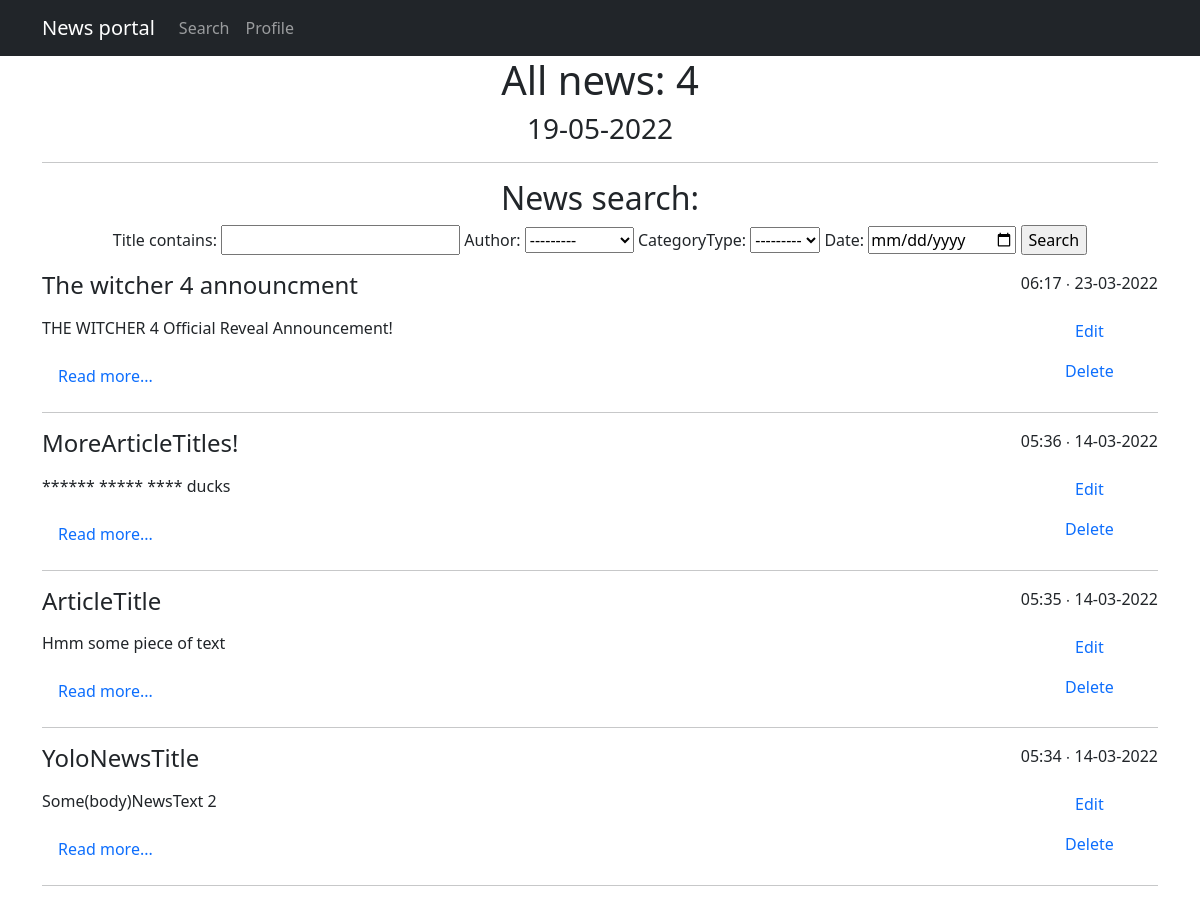
The page /news/search/ on the database as committed earlier.
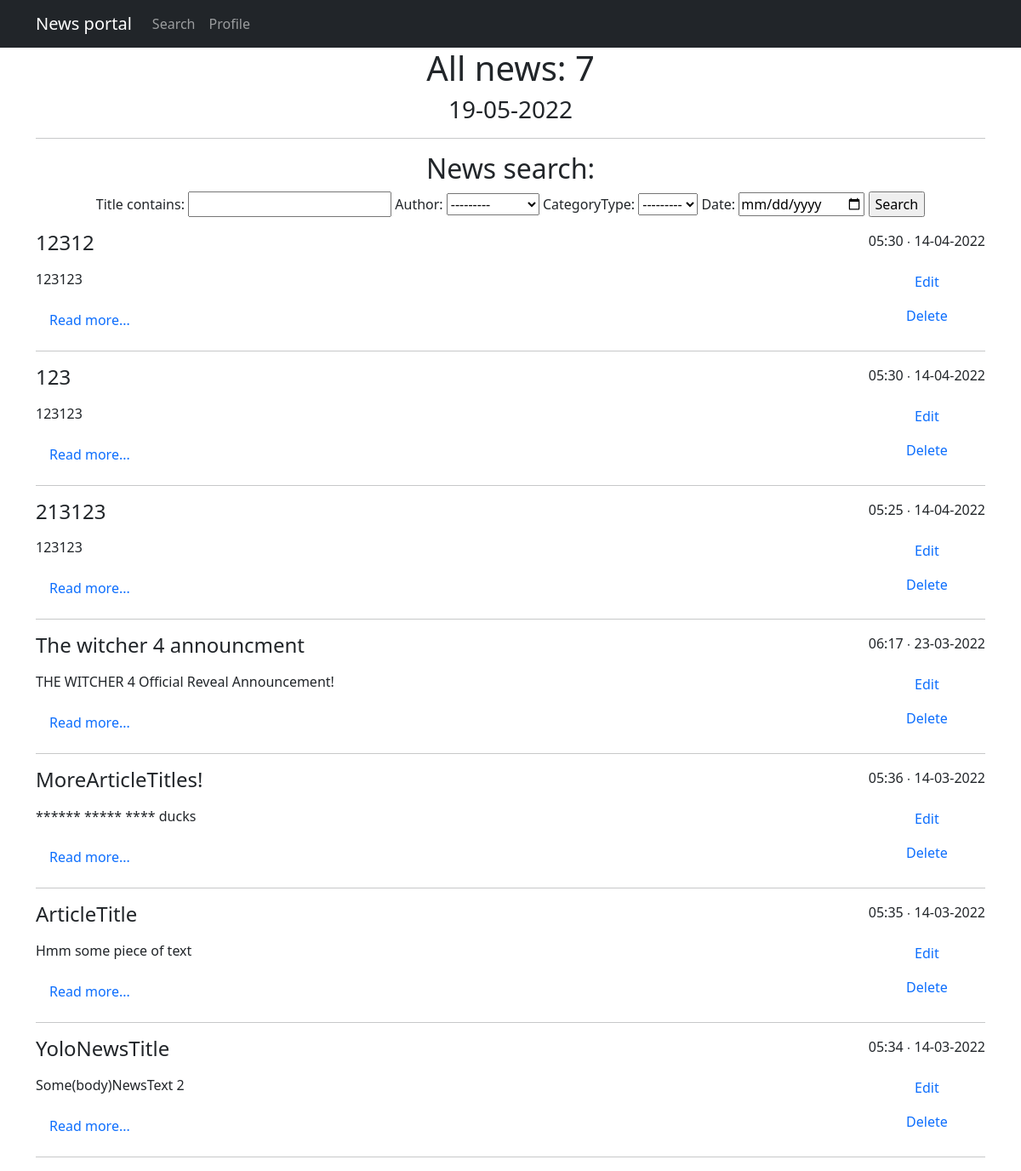
The same page on the database as committed later.
### news/models.py (models this page shows, shortened)
class Post(models.Model):
    author = models.ForeignKey(Author, on_delete = models.CASCADE)
    NEWS = 'NW'
    ARTICLE = 'AR'
    CATEGORY_CHOICES = (
        (NEWS, 'News'),
        (ARTICLE, 'Article')
    )
    categoryType = models.CharField(max_length = 2, choices = CATEGORY_CHOICES, default = ARTICLE)
    dateCreation = models.DateTimeField(auto_now_add = True)
    postCategory = models.ManyToManyField(Category, through = 'PostCategory')
    title = models.CharField(max_length = 128)
    text = models.TextField()
    rating = models.SmallIntegerField(default = 0)

### news/views.py (the view)
# urls.py: path('search/', PostSearch.as_view(), name='postSearch'),
class PostSearch(ListView):
    model = Post
    template_name = 'postSearch.html'
    context_object_name = 'search'
    ordering = '-dateCreation'
    def get_filter(self):
        return PostFilter(self.request.GET, queryset=super().get_queryset())
    def get_queryset(self):
        return self.get_filter().qs
    def get_context_data(self, *args, **kwargs):
        return {
            **super().get_context_data(*args, **kwargs),
            'filter': self.get_filter(),
            'time_now' : datetime.utcnow(),
            'length' : Post.objects.count()
        }

### news/models.py (called while the page is built)
    def __str__(self):
        return f'{self.authorUser.username}'

### news/templatetags/custom_filters.py (called while the page is built)
@register.filter(name='censor')
def censor(value):
    if not isinstance(value, str):
        raise ValueError('Cant censor not str object')
    for i in ban_words:
        value = value.replace(i[0:], '*' * len(i) )
    return value

### templates/postSearch.html (shortened to what this page needs)
{% extends 'flatpages/default.html' %}
{% load custom_filters %}
{% block content %}
<h1>All news: {{ length }}</h1>
<h3> {{ time_now|date:'d-m-Y' }} </h3>
<hr>
<h2>News search:</h2>
<form method="GET">
    {{ filter.form }}
    <input type="submit" value="Search">
</form>
{% for post in filter.qs %}
<div style="float: right"><p>{{ post.dateCreation|date:'h:i ∙ d-m-Y ' }}</p>
<a class="nav-link" href="{% url 'postUpdate' post.id %}">Edit</a>
<a class="nav-link" href="{% url 'postDelete' post.id %}">Delete</a></div>
<div align="left">
    <h4><p>{{post.title|censor}}</p></h4>
    <p>{{ post.text|truncatewords:50|censor }}</p>
    <a class="nav-link" href="{% url 'postDetail' post.id %}">Read more...</a>
    <hr>
</div>
{% endfor %}
{% endblock content %}

Rows that differ between the two databases and show on the page:
added Post: dateCreation "05:30 ∙ 14-04-2022", title|censor "12312", text|censor "123123"
added Post: dateCreation "05:30 ∙ 14-04-2022", title|censor "123", text|censor "123123"
added Post: dateCreation "05:25 ∙ 14-04-2022", title|censor "213123", text|censor "123123"
Other text that changed with them:
{{ length }}: "4" → "7"
